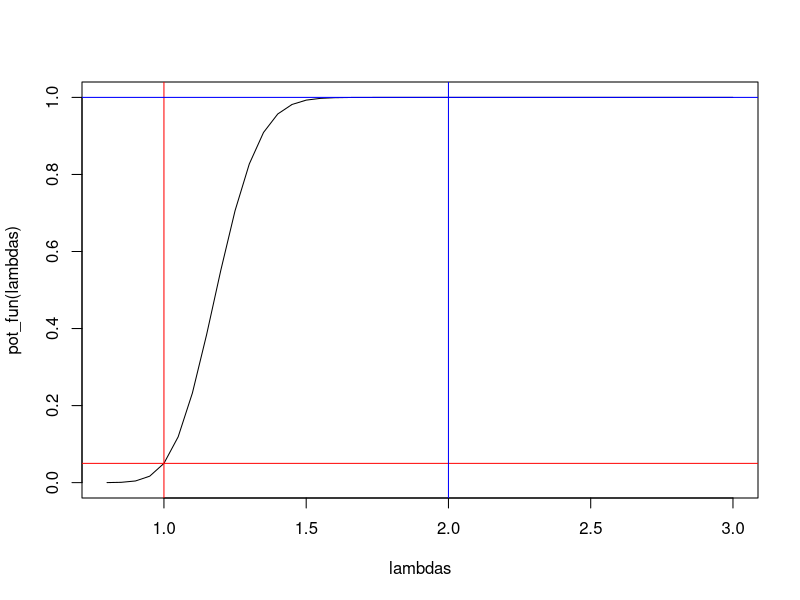
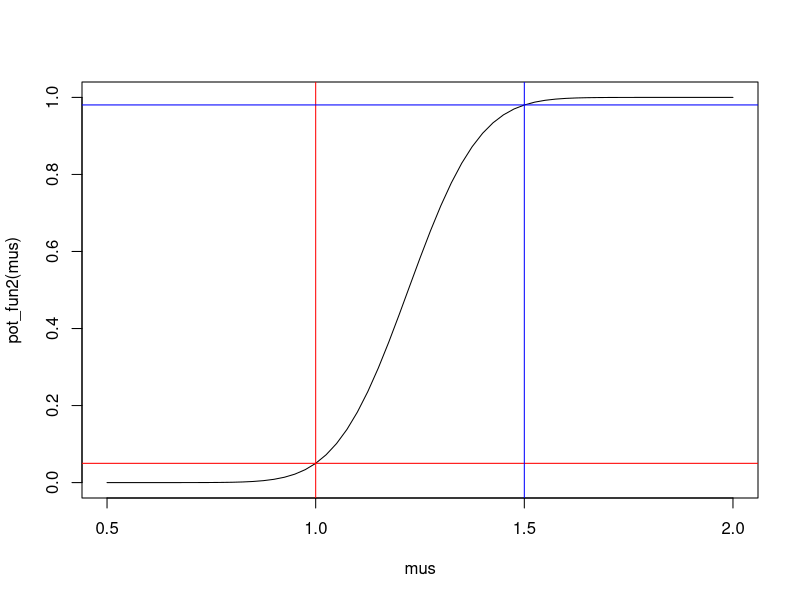
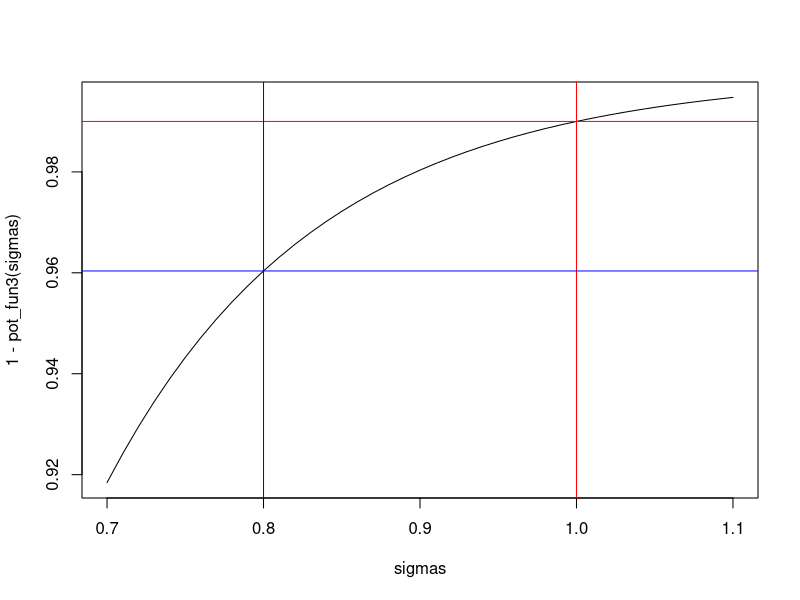

Here is the R script that generated these plots, in order:
alfa <- 0.05
n <- 100
lambda0 <- 1
lambda1 <- 2
k <- qgamma(alfa, shape = n, rate = lambda0)
Tobs <- 87.9
pval <- pgamma(Tobs, shape = n, rate = lambda0)
pot <- pgamma(k, shape = n, rate = lambda1)

pot_fun <- function(lambda) {
  pgamma(k, shape = n, rate = lambda)
}
lambdas <- seq(0.8, 3, by = 0.05)
plot(lambdas, pot_fun(lambdas), type = "l")
abline(v = 1, col = "red")
abline(h = 0.05, col = "red")
abline(v = 2, col = "blue")
abline(h = 1, col = "blue")


# ====== ej 2 ======

make_pot_fun2 <- function(mu0, n, alfa) {
  ret <- function(mu) {
    z_alfa <- qnorm(alfa, lower.tail = FALSE)
    1 - pnorm(z_alfa - (mu - mu0) * sqrt(sum(1:n)))
  }
  ret
}
mu0 <- 1
mu1 <- 1.5
n <- 10
alfa <- 0.05
pot_fun2 <- make_pot_fun2(mu0, n, alfa)
mus <- seq(mu0 - 0.5, mu1 + 0.5, by = 0.025)
plot(mus, pot_fun2(mus), type = "l")
abline(v = mu0, col = "red")
abline(h = alfa, col = "red")
abline(v = mu1, col = "blue")
abline(h = pot_fun2(mu1), col = "blue")

# ==== p5 ej 3.i ====
n <- 21
sigmasq_0 <- 1
sigmasq_obs <- 0.6
alfa <- 0.01
k <- qchisq(alfa, df = n) * sigmasq_0 / n
phi <- (sigmasq_obs < k)
pval <- pchisq(sigmasq_obs * n / sigmasq_0, df = n)
paste0(
  ifelse(phi, "", "NO"),
  " RECHAZO H0 (alfa=",
  round(alfa, 3),
  ", p-val=",
  round(pval, 4),
  ")"
)

make_pot_fun3 <- function(sigmasq0, n, alfa) {
  ret <- function(sigmasq1) {
    pchisq(qchisq(alfa, df=n) * sigmasq0 / sigmasq1, df=n)
  }
  ret
}
alfa <- 0.01
n <- 21
sigmasq0 <- 1
sigmasq1 <- 0.8
pot_fun3 <- make_pot_fun3(sigmasq0, n, alfa)
sigmas <- seq(sigmasq1 - 0.1, sigmasq0 + 0.1, by = 0.01)
plot(sigmas, 1 - pot_fun3(sigmas), type = "l")
abline(v = 1, col = "red")
abline(h = 1 - alfa, col = "red")
abline(v = sigmasq1, col = "blue")
PET2 <- 1 - pot_fun3(sigmasq1)
abline(h = PET2, col = "blue")
PET2
